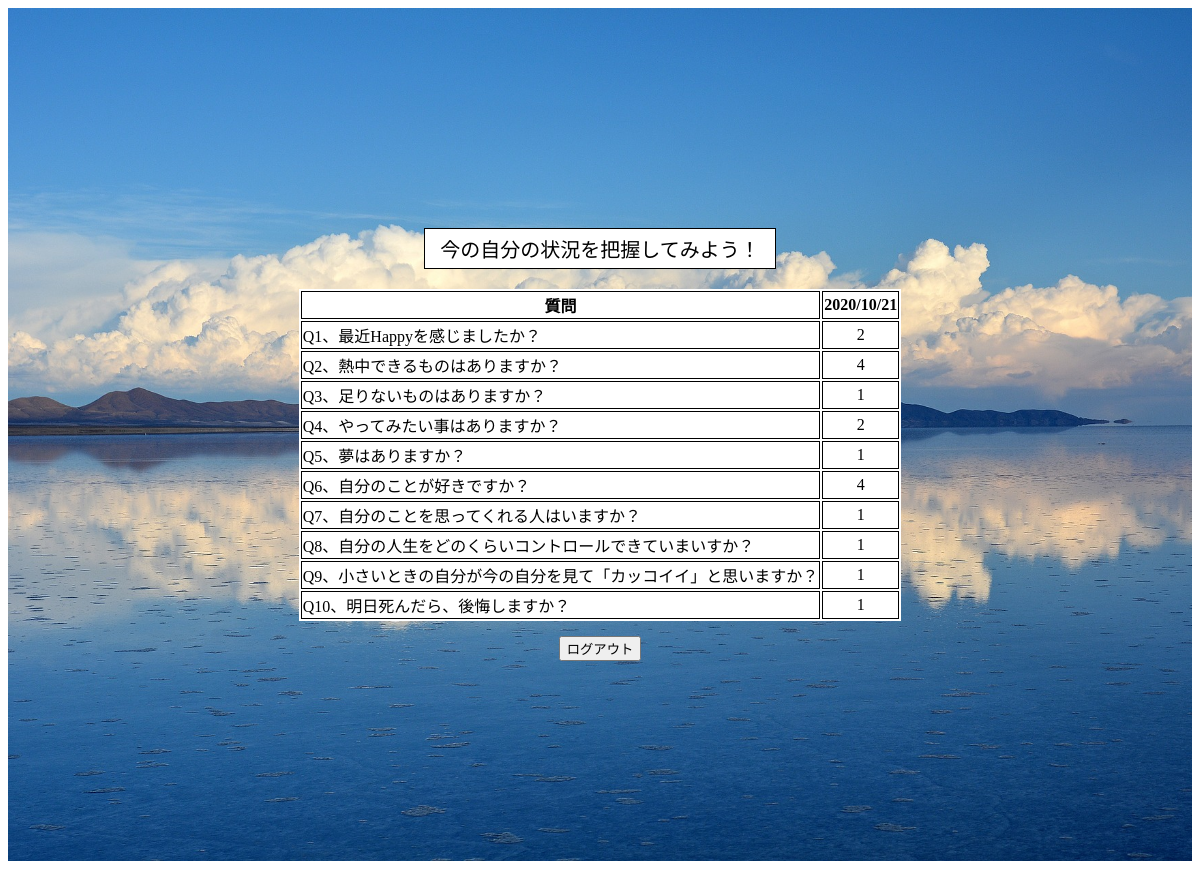
Screenshot of /n_dbtest (signed in) with the database file from the repository.
### tables this page shows
CREATE TABLE "question" (
	"id"	INTEGER,
	"user_id"	INTEGER,
	"question_id"	INTEGER,
	"anser"	INTEGER,
	"date"	INTEGER,
	PRIMARY KEY("id" AUTOINCREMENT)
);

### app.py (the view)
@app.route("/n_dbtest")
def n_dbtest():
    user_id=session['user_id']
    conn = sqlite3.connect("hitoiki.db")
    c = conn.cursor()
    c.execute("select anser  from question where question_id = 1")
    n_list1 = c.fetchone()
    print(n_list1)
    c.execute("select anser  from question where question_id = 2")
    n_list2 = c.fetchone()
    print(n_list2)
    c.execute("select anser  from question where question_id = 3")
    n_list3 = c.fetchone()
    c.execute("select anser  from question where question_id = 4")
    n_list4 = c.fetchone()
    c.execute("select anser  from question where question_id = 5")
    n_list5 = c.fetchone()
    c.execute("select anser  from question where question_id = 6")
    n_list6 = c.fetchone()
    c.execute("select anser  from question where question_id = 7")
    n_list7 = c.fetchone()
    c.execute("select anser  from question where question_id = 8")
    n_list8 = c.fetchone()
    c.execute("select anser  from question where question_id = 9")
    n_list9 = c.fetchone()
    c.execute("select anser  from question where question_id = 10")
    n_list10 = c.fetchone()
    c.execute("select date  from question where question_id = 1 order by id desc")
    n_time = c.fetchone()
    print(n_time)
    c.close()
    return render_template("n_result.html",n_list1=n_list1, n_list2=n_list2, n_list3=n_list3 ,n_list4=n_list4, n_list5=n_list5, n_list6=n_list6, n_list7=n_list7, n_list8=n_list8,n_list9=n_list9, n_list10=n_list10, n_time=n_time)

### templates/n_result.html
{% extends 'base.html' %}
{% block content %}
<div class="container">
    <p class="result_title">今の自分の状況を把握してみよう！</p>
    <form action="/result">
        <table>
            <tr>
                <th>質問</th>
                <th>{{n_time[0]}}</th>
            </tr>
            <tr>
                <td class="result_q">Q1、最近Happyを感じましたか？</td>
                <td>{{n_list1[0]}}</td>
            </tr>
            <tr>
                <td class="result_q">Q2、熱中できるものはありますか？</td>
                <td>{{n_list2[0]}}</td>
            </tr>
            <tr>
                <td class="result_q">Q3、足りないものはありますか？</td>
                <td>{{n_list3[0]}}</td>
            </tr>
            <tr>
                <td class="result_q">Q4、やってみたい事はありますか？</td>
                <td>{{n_list4[0]}}</td>
            </tr>
            <tr>
                <td class="result_q">Q5、夢はありますか？</td>
                <td>{{n_list5[0]}}</td>
            </tr>
            <tr>
                <td class="result_q">Q6、自分のことが好きですか？</td>
                <td>{{n_list6[0]}}</td>
            </tr>
            <tr>
                <td class="result_q">Q7、自分のことを思ってくれる人はいますか？</td>
                <td>{{n_list7[0]}}</td>
            </tr>
            <tr>
                <td class="result_q">Q8、自分の人生をどのくらいコントロールできていまいすか？</td>
                <td>{{n_list8[0]}}</td>
            </tr>
            <tr>
                <td class="result_q">Q9、小さいときの自分が今の自分を見て「カッコイイ」と思いますか？</td>
                <td>{{n_list9[0]}}</td>
            </tr>
            <tr>
                <td class="result_q">Q10、明日死んだら、後悔しますか？</td>
                <td>{{n_list10[0]}}</td>
            </tr>
        </table>
    </form>
    <input type="button" class="logout_btn" value="ログアウト" onclick="location.href='/logout'">
</div>
{% endblock %}

### static/css/style.css (style rules this page uses)
.container { padding: 200px; text-align: center; background-size: contain; background-size: cover; background-repeat: repeat-y; background-image: url("../images/bolivia-1802042_1920.jpg"); }
.login_btn,.regist_btn,.first_btn,.logout_btn { text-align: center; margin-top: 15px; }
table { margin: 0 auto; background-color: white; }
table th, table td { text-align: center; border: 1px solid black; }
.result_q { text-align: left; }
.result_title { margin-bottom: 20px; display: inline-block; background-color: white; border: 1px solid black; font-size: 20px; padding: 5px 15px; }

### static/css/style_sp.css (style rules this page uses)
.container { padding: 20px; text-align: center; background-size: cover; background-repeat: repeat-y; background-image: url("../images/bolivia-1802042_1920.jpg"); margin-top: 150px; }
.login_btn,.regist_btn,.first_btn,.logout_btn { text-align: center; margin-top: 15px; }
table { margin: 0 auto; background-color: white; }
table th, table td { text-align: center; border: 1px solid black; }
.result_q { text-align: left; }
.result_title { margin-bottom: 20px; display: inline-block; background-color: white; border: 1px solid black; font-size: 20px; padding: 5px 15px; }

### rows the page displays
question: date "2020/10/21"
question: anser "2"
question: anser "4"
question: anser "1"
question: anser "2"
question: anser "1"
question: anser "4"
question: anser "1"
question: anser "1"
question: anser "1"
question: anser "1"
